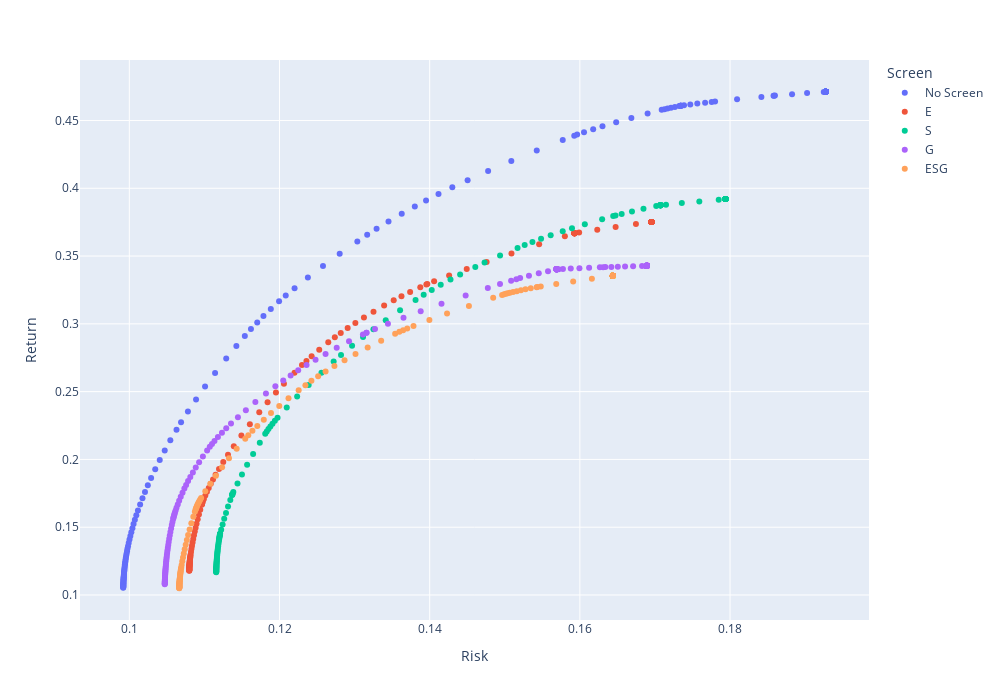

Notebook cell for this chart:
### Code cell
# Efficient Frontier portfolios
px.scatter(rr_all, x='Risk', y='Return', color='Screen', width=1000, height=700)

### Figure 1 — Plotly figure (JSON) as saved in the notebook; plotly's stock layout.template omitted (floating-point values rounded to 4 significant figures; data arrays with more than 128 entries replaced by an {"elided": "..."} marker saying what was removed)
{"data": [{"hovertemplate": "Screen=No Screen<br>Risk=%{x}<br>Return=%{y}<extra></extra>", "legendgroup": "No Screen", "marker": {"color": "#636efa", "symbol": "circle"}, "mode": "markers", "name": "No Screen", "orientation": "v", "showlegend": true, "type": "scatter", "x": {"elided": "200 float values"}, "xaxis": "x", "y": {"elided": "200 float values"}, "yaxis": "y"}, {"hovertemplate": "Screen=E<br>Risk=%{x}<br>Return=%{y}<extra></extra>", "legendgroup": "E", "marker": {"color": "#EF553B", "symbol": "circle"}, "mode": "markers", "name": "E", "orientation": "v", "showlegend": true, "type": "scatter", "x": {"elided": "200 float values"}, "xaxis": "x", "y": {"elided": "200 float values"}, "yaxis": "y"}, {"hovertemplate": "Screen=S<br>Risk=%{x}<br>Return=%{y}<extra></extra>", "legendgroup": "S", "marker": {"color": "#00cc96", "symbol": "circle"}, "mode": "markers", "name": "S", "orientation": "v", "showlegend": true, "type": "scatter", "x": {"elided": "200 float values"}, "xaxis": "x", "y": {"elided": "200 float values"}, "yaxis": "y"}, {"hovertemplate": "Screen=G<br>Risk=%{x}<br>Return=%{y}<extra></extra>", "legendgroup": "G", "marker": {"color": "#ab63fa", "symbol": "circle"}, "mode": "markers", "name": "G", "orientation": "v", "showlegend": true, "type": "scatter", "x": {"elided": "200 float values"}, "xaxis": "x", "y": {"elided": "200 float values"}, "yaxis": "y"}, {"hovertemplate": "Screen=ESG<br>Risk=%{x}<br>Return=%{y}<extra></extra>", "legendgroup": "ESG", "marker": {"color": "#FFA15A", "symbol": "circle"}, "mode": "markers", "name": "ESG", "orientation": "v", "showlegend": true, "type": "scatter", "x": {"elided": "200 float values"}, "xaxis": "x", "y": {"elided": "200 float values"}, "yaxis": "y"}], "layout": {"height": 700, "legend": {"title": {"text": "Screen"}, "tracegroupgap": 0}, "margin": {"t": 60}, "width": 1000, "xaxis": {"anchor": "y", "domain": [0, 1], "title": {"text": "Risk"}}, "yaxis": {"anchor": "x", "domain": [0, 1], "title": {"text": "Return"}}}}
